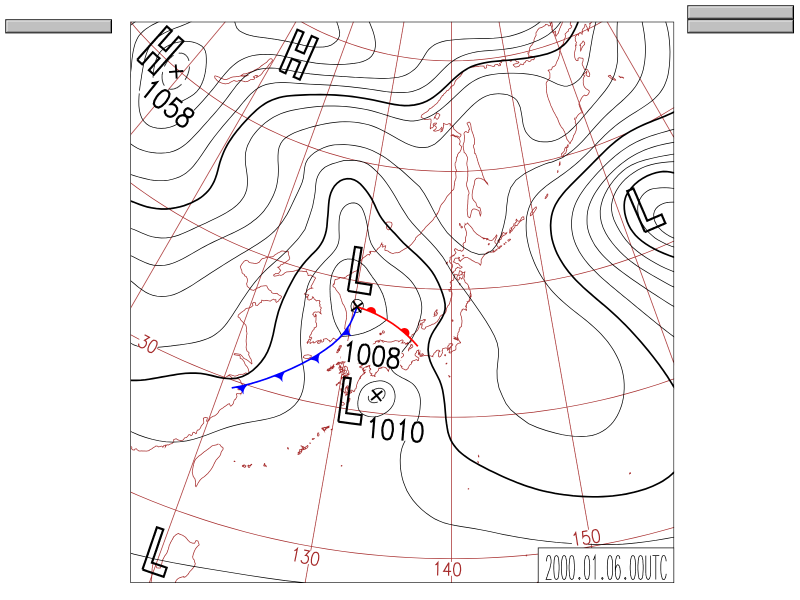
#> input picture data/raw/ndl_manual/png/JS_2000010600_page001.png, 1600 x 1200 px (shown at 1/2 size)
$ python check_alignment.py --in-dir ../data/raw/ndl_manual/png   (older library calls are emulated)
#> lines starting #> are read from the running program, lines starting #| are printed output that depends on the picture; after the words box and inside, x2 and y2 are one past the last pixel; in counts of white or black regions, pixels touching at a corner belong together
### src/chartsymbols.py
"""天気図から前線と記号を、学習なしで機械的に取り出す。

背景
----
`docs/2026-08-26-detection-plan.md` は、H/L/前線を物体検出してから気圧配置を
判断する方式を提案している。Phase 1・2 はどちらも教師データ(アノテーション)が
要るが、着手前に確かめるべきことがある。**気象庁の JSMAP 天気図は配色が固定で、
記号は同じフォント・同じ大きさで機械的に描画されている**(`scripts/collect_jma.py`
冒頭)。だとすれば、色マスクとテンプレートマッチングだけで前線と記号が取れて
しまい、300枚のアノテーションが要らない可能性がある。

    海岸線・経緯度線=赤茶色、等圧線=黒、温暖前線=赤、寒冷前線=青、閉塞前線=ピンク

このモジュールはその「取れてしまうか」を測るための道具であり、検出器そのもの
ではない。うまくいけば Phase 1・2 の手作業がほぼ不要になり、失敗しても
YOLOの教師データの下地には使える。

閾値は測ってから決める
----------------------
下の `DEFAULT_BANDS` は 2023年1月の8枚を `scripts/chart_palette.py` で
測って決めた(2026-08-26)。分かったこと:

  海岸線・経緯度線  RGB(164, 44, 44)  HSV(  0, 187, 164)  くすんだ赤茶
  寒冷前線          RGB(  4,  4, 252) HSV(120, 251, 252)  純度の高い青
  等圧線            RGB(  4,  4,   4) HSV(  0,   0,   4)  黒

**前線は純度の高い原色、地図の備品はくすんだ色**という分かれ方をしている。
赤茶色と赤は色相がどちらも0で、**色相では分けられない**。分けているのは
明度と彩度である(海岸線 V=164 に対し、原色は V=252)。

温暖前線(純赤)と閉塞前線(ピンク)は、測った8枚が真冬で前線がほとんど無く、
実測できていない。寒冷前線が純青だったことからの類推で帯を置いてある。
夏の停滞前線がある日で測り直して確かめること。

なぜ帯の重なりだけでは足りないか
--------------------------------
`band_overlap()` が0でも安心してはいけない。**片方の帯が空でも0になる**。
実際、最初の暫定値では coastline 帯が空になり、海岸線がまるごと warm_front
に入っていたのに、重なりは0と出た。

そこで `band_variation()` を併せて使う。海岸線・経緯度線は毎回同じ場所に
同じだけ描かれるので画素数がほとんど変わらない(変動係数 0.02)。前線は
日によって有無すら変わる(同 1.30)。**変動の小さい帯は気象ではなく地図の
備品を掴んでいる。**

色空間
------
OpenCVのHSV。色相Hは0〜179(0〜360度の半分)、彩度S・明度Vは0〜255。
赤は色相の原点をまたぐので、`ColorBand` は h_min > h_max のときに巻き戻しと
解釈する(例: h_min=172, h_max=8 は「172〜179 と 0〜8」)。

座標系
------
`src/regions.py` と同じく、画像の左上を(0,0)・右下を(1,1)とする相対座標で
位置を返す。そのまま `Region.contains()` に渡せば「この高気圧はオホーツク海に
あるか」という Phase 3 の特徴量になる。
"""

from dataclasses import dataclass, field
from typing import Iterable

import cv2
import numpy as np

# 前線らしさの下限。これより短い色の塊は、等圧線の縁の色にじみや文字の一部とみなす。
MIN_FRONT_PIXELS = 40

# 前線とみなす細長さ(長軸/短軸)。前線は細長く、凡例や文字は丸い。
MIN_FRONT_ELONGATION = 3.0

# 停滞前線とみなすときの、赤と青が隣り合っていると認める距離(画素)。
STATIONARY_GAP_PX = 12

# 画素数の変動係数がこれ未満なら「毎回同じだけ描かれている」とみなす。
# ただしこれだけでは等圧線も引っかかる(常に図全体を覆うので総量が動かない)。
# 備品かどうかの決め手は FURNITURE_STABILITY のほう。
FURNITURE_CV = 0.15

# 点灯回数の中央値の割合がこれ以上なら、地図の備品とみなす。
# 海岸線・経緯度線は毎回同じ場所にあるので実測で1.000。等圧線は総量こそ
# 動かないが線の位置が日ごとに変わるので、ずっと低くなる。
#
# 「毎回点灯した割合」ではなく中央値を使う理由は MaskAccumulator.stability()
# を参照。上書きで日ごとに違う所が隠れるため、毎回点灯では備品を取り逃がす。
FURNITURE_STABILITY = 0.80


@dataclass(frozen=True)
class ColorBand:
    """HSVの帯で表した1色。h_min > h_max のときは色相の原点をまたぐ。"""

    name: str
    h_min: int
    h_max: int
    s_min: int = 0
    s_max: int = 255
    v_min: int = 0
    v_max: int = 255

    def mask(self, hsv: np.ndarray) -> np.ndarray:
        """HSV画像から、この帯に入る画素の真偽マスクを返す。"""
        h, s, v = hsv[..., 0], hsv[..., 1], hsv[..., 2]
        if self.h_min <= self.h_max:
            in_hue = (h >= self.h_min) & (h <= self.h_max)
        else:  # 赤のように0をまたぐ場合
            in_hue = (h >= self.h_min) | (h <= self.h_max)
        in_sat = (s >= self.s_min) & (s <= self.s_max)
        in_val = (v >= self.v_min) & (v <= self.v_max)
        return in_hue & in_sat & in_val


# 2023年1月の8枚から実測して決めた値(上の docstring を参照)。
# 温暖前線の V>=200 は海岸線(V=164、にじみでも V<=172)と分けるための線引きで、
# 上下に余裕がある。彩度も要求するのは、白へのにじみ(204,132,132 は S=90)を
# 拾わないため。前線の芯だけ取れればよく、にじみは要らない。
DEFAULT_BANDS: dict[str, ColorBand] = {
    "warm_front": ColorBand("warm_front", h_min=172, h_max=8, s_min=200, v_min=200),
    "cold_front": ColorBand("cold_front", h_min=100, h_max=130, s_min=150, v_min=150),
    "occluded_front": ColorBand("occluded_front", h_min=135, h_max=170, s_min=150, v_min=150),
    "coastline": ColorBand("coastline", h_min=170, h_max=20, s_min=120, s_max=210,
                           v_min=120, v_max=199),
    "isobar": ColorBand("isobar", h_min=0, h_max=179, s_max=60, v_max=90),
}

FRONT_BANDS = ("warm_front", "cold_front", "occluded_front")

# 等圧線の画素がこの割合を下回ったら、固定の色帯では読めていないとみなす。
# 実測では気象庁PDF版の天気図で 2〜11%。0.5% は明らかに壊れている水準。
MIN_INK_SHARE = 0.005


# [35 lines left out: functions otsu_ink, ink_mask, not called in this run]


def to_hsv(rgb: np.ndarray) -> np.ndarray:
    """RGB画像(H, W, 3 / uint8)をHSVに変換する。"""
    if rgb.ndim != 3 or rgb.shape[2] != 3:
        raise ValueError(f"RGB画像(H, W, 3)を渡してください: shape={rgb.shape}")
    return cv2.cvtColor(rgb, cv2.COLOR_RGB2HSV)


def color_masks(rgb: np.ndarray, bands: dict[str, ColorBand] | None = None) -> dict[str, np.ndarray]:
    """色ごとの真偽マスクをまとめて返す。帯は互いに排他ではない。"""
    bands = bands or DEFAULT_BANDS
    hsv = to_hsv(rgb)
    return {name: band.mask(hsv) for name, band in bands.items()}


# [43 lines left out: functions band_overlap, band_variation, not called in this run]


def estimate_shift(reference: np.ndarray, target: np.ndarray) -> tuple[float, float, float]:
    """2枚のマスクの平行移動のずれ (dx, dy, 確からしさ) を位相相関で測る。

    海岸線は毎日まったく同じ地図なので、前処理が揃っていれば ずれは0になる。
    0でないなら `scripts/preprocess_jma.py` のトリミング位置が日ごとに動いて
    いるということで、画像間で座標が比較できない。

    Phase 3 の特徴量は「検出した中心が オホーツク海の矩形に入るか」という
    形で座標を使う(`src/regions.py`)。座標がずれていれば、その判定も
    `data/regions.csv` の矩形も、ずれた分だけ嘘になる。

    返り値の確からしさは0〜1で、1に近いほど平行移動として素直に説明できる。
    """
    if reference.shape != target.shape:
        raise ValueError(
            f"大きさが違うので比べられません: {reference.shape} と {target.shape}。"
            "トリミングの結果が揃っていない可能性がある。"
        )
    a = np.ascontiguousarray(reference, dtype=np.float32)
    b = np.ascontiguousarray(target, dtype=np.float32)
    window = cv2.createHanningWindow((a.shape[1], a.shape[0]), cv2.CV_32F)
    (dx, dy), response = cv2.phaseCorrelate(a, b, window)
    return float(dx), float(dy), float(response)


# [34 lines left out: function label_auc, not called in this run]


class MaskAccumulator:
    """帯ごとに「各画素が何枚の画像で点灯したか」を数える。

    `band_variation()` の画素数だけでは等圧線と海岸線を分けられない。等圧線は
    常に図全体を覆うので総量が動かず、備品と同じ顔をする。**位置**を見れば
    分かれる ― 海岸線は毎回まったく同じ画素に描かれ、等圧線は日ごとに動く。

    画像の大きさが違うと足し合わせられないので、その場合は諦めて報告する
    (実測では2023年1月が1453x1500、2024年7月が1453x1499で1画素違った)。
    """

    # [58 lines left out: functions __init__, add, stability, clean_mask, not called in this run]


@dataclass(frozen=True)
class Segment:
    """色マスクの連結成分ひとつ。前線の一区間にあたる。"""

    kind: str
    pixels: int
    length: float        # 長軸方向の広がり(画素)
    elongation: float    # 長軸/短軸。前線は細長く、文字や凡例は丸い
    cx: float            # 相対座標(0〜1)の重心
    cy: float

    @property
    def is_frontlike(self) -> bool:
        return self.elongation >= MIN_FRONT_ELONGATION


# [68 lines left out: functions _pca_shape, segments, compact_share, stationary_mask, not called in this run]


@dataclass(frozen=True)
class Candidate:
    """記号(H/L/T/TD や中心の×)かもしれない小さな黒い塊。"""

    x0: int
    y0: int
    x1: int
    y1: int
    pixels: int
    fill: float          # bboxに占める画素の割合
    cx: float            # 相対座標(0〜1)
    cy: float
    label: str = ""      # テンプレートマッチングで付いた名前
    score: float = 0.0
    angle: float = 0.0   # テンプレートを何度回して当たったか

    @property
    def width(self) -> int:
        return self.x1 - self.x0

    @property
    def height(self) -> int:
        return self.y1 - self.y0


# [250 lines left out: functions glyph_candidates, resize_template, rotate_template, match_templates, _suppress_overlaps, _overlap_ratio and 4 more, not called in this run]


# 枠を合わせたあとに残す余白。0にすると記号の線が縁に接し、見切れの判定
# (touches_border)が常に反応してしまう。
FIT_MARGIN = 3


# [44 lines left out: function fit_glyph_box, not called in this run]


# 記号の塊とみなす大きさの上限。指定した枠の何倍まで許すか。
# 図を横切る太い等圧線は枠より遥かに長くなるので、これで落ちる。
GLYPH_SIZE_SLACK = 1.5


# [111 lines left out: functions glyph_only_template, touches_border, dominant_colors, not called in this run]

### scripts/check_alignment.py
"""天気図が日付をまたいで画素単位で揃っているかを測る。

なぜ要るか
----------
`src/regions.py` の「見るべき領域」も、物体検出で取る中心座標も、
**全画像が同じ基準でトリミングされている**ことを前提にしている
(`src/regions.py` の座標系の説明)。前提が崩れていれば、
`data/regions.csv` の矩形も Phase 3 の位置の特徴量も、ずれた分だけ嘘になる。

海岸線・経緯度線は毎日まったく同じ地図なので、揃っていれば ずれは0になる。
0でなければ `scripts/preprocess_jma.py` の autocrop_to_content() が
日ごとに違う位置で切っているということである。

きっかけ
--------
2024年7月の12枚で、海岸線の「毎回同じ画素の割合」が 0.533 しかなかった
(`scripts/chart_palette.py`)。毎日同じ地図なのに半分弱しか重ならない。
さらに2023年1月が1453x1500、2024年7月が1453x1499 と、同じ配信シリーズなのに
高さが1画素違っていた。

読み方
------
    ずれの幅が0〜1画素      揃っている。座標をそのまま使ってよい
    数画素                  細い線の一致は崩れるが、矩形の判定には影響しにくい
    十数画素以上            `data/regions.csv` の矩形を測り直す必要がある

使い方:
    python -m scripts.check_alignment --in-dir data/processed/jma --limit 30
"""

import argparse
from collections import Counter
from pathlib import Path

import numpy as np
from PIL import Image

from src.chartsymbols import DEFAULT_BANDS, color_masks, dominant_colors, estimate_shift

IMAGE_SUFFIXES = (".png", ".jpg", ".jpeg")

# 位相相関の確からしさがこれ未満なら、平行移動では説明できないとみなす。
MIN_RESPONSE = 0.05


# [46 lines left out: function explain_stability, not called in this run]


def main():
    parser = argparse.ArgumentParser(description=__doc__.splitlines()[0])
    parser.add_argument("--in-dir", required=True)
    parser.add_argument("--limit", type=int, default=30)
    parser.add_argument("--explain-stability", action="store_true",
                        help="帯の画素が画像ごとに入れ替わる原因を調べる")
    parser.add_argument("--band", default="coastline",
                        choices=sorted(DEFAULT_BANDS),
                        help="位置合わせに使う色。既定の海岸線は毎日同じなので基準に向く")
    args = parser.parse_args()

    paths = sorted(p for p in Path(args.in_dir).iterdir()
                   if p.suffix.lower() in IMAGE_SUFFIXES)[:args.limit]
    if not paths:
        raise SystemExit(f"画像が見つかりません: {args.in_dir}")

    sizes = Counter()
    loaded = []
    for path in paths:
        with Image.open(path) as image:
#> image is the input picture: PIL image 1600x1200 RGBA; mean R, G, B, A 245.3, 243.4, 243.6, 255
            sizes[image.size] += 1
            loaded.append((path, np.array(image.convert("RGB"))))

    print(f"=== 画像の大きさ ({len(paths)}枚) ===")
    for size, count in sizes.most_common():
        print(f"  {size[0]}x{size[1]}  {count}枚")
    if len(sizes) > 1:
        print("  ★大きさが揃っていない。トリミングが日ごとに違う位置で切っている。")

    # 一番多い大きさだけを比べる(大きさが違うものは位相相関にかけられない)
    modal_size, _ = sizes.most_common(1)[0]
    same_size = [(p, rgb) for p, rgb in loaded if (rgb.shape[1], rgb.shape[0]) == modal_size]
#> same_size = 2 items
    if len(same_size) < 2:
        raise SystemExit("同じ大きさの画像が2枚未満で、ずれを測れません。")

    ref_path, ref_rgb = same_size[0]
    ref_mask = color_masks(ref_rgb)[args.band]
#> in mask, `h, s, v = hsv[..., 0], hsv[..., 1], hsv[..., 2]`:
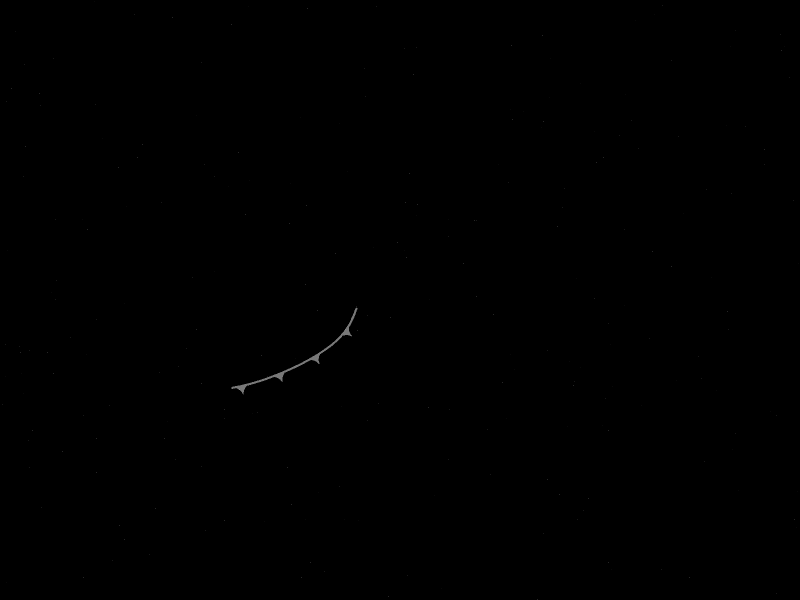
#> h: shape (1200, 1600) (shown at 1/2 size); min 0, max 171, mean 0.1
#> in mask, `h, s, v = hsv[..., 0], hsv[..., 1], hsv[..., 2]`:
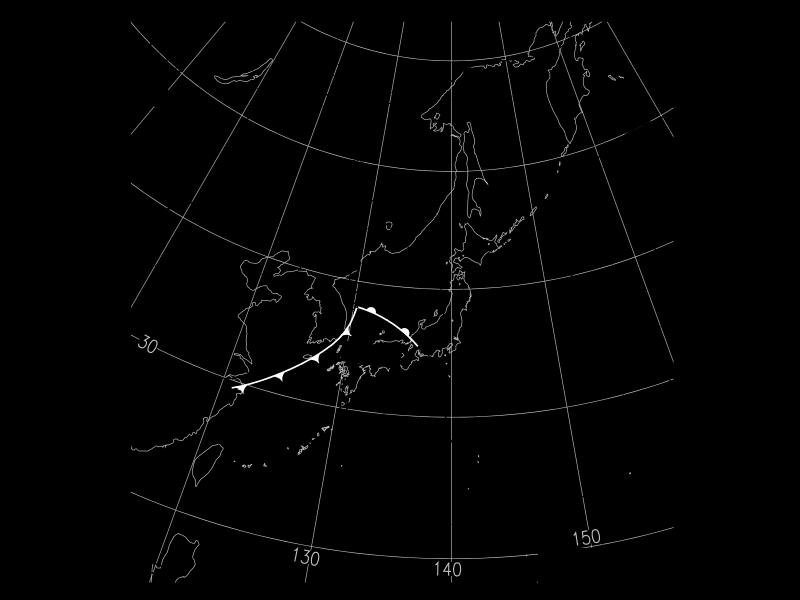
#> s: shape (1200, 1600) (shown at 1/2 size); min 0, max 255, mean 2.8
#> in mask, `in_hue = (h >= self.h_min) | (h <= self.h_max)`:
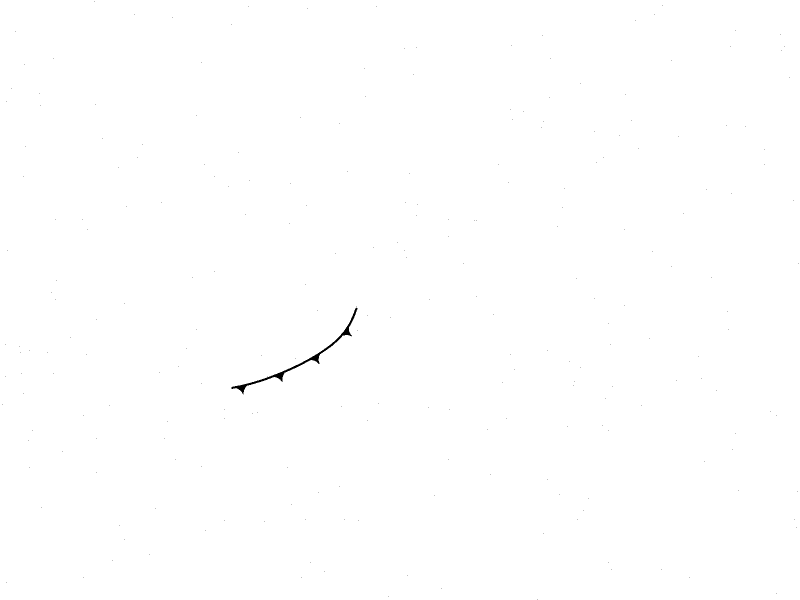
#> in_hue: shape (1200, 1600) bool (shown at 1/2 size); 99.9% white; 240 black regions (239 under 20 px), largest, box (x1, y1, x2, y2) and area: (463, 615, 715, 789) 1775
#> in mask (call 4), `return in_hue & in_sat & in_val`:
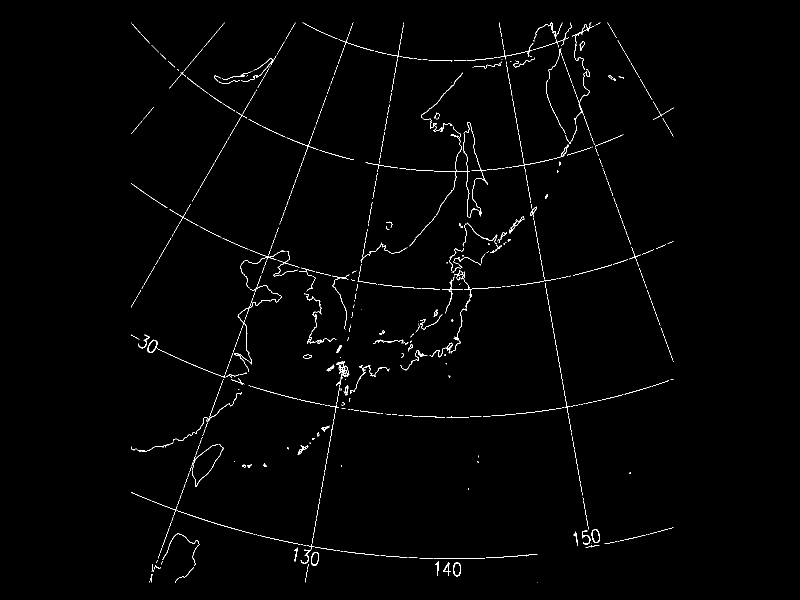
#> returned value: shape (1200, 1600) bool (shown at 1/2 size); 1% white in thin lines or dots, all inside (x1, y1, x2, y2) = (262, 45, 1347, 1165)
#> in mask (call 5), `in_sat = (s >= self.s_min) & (s <= self.s_max)`:
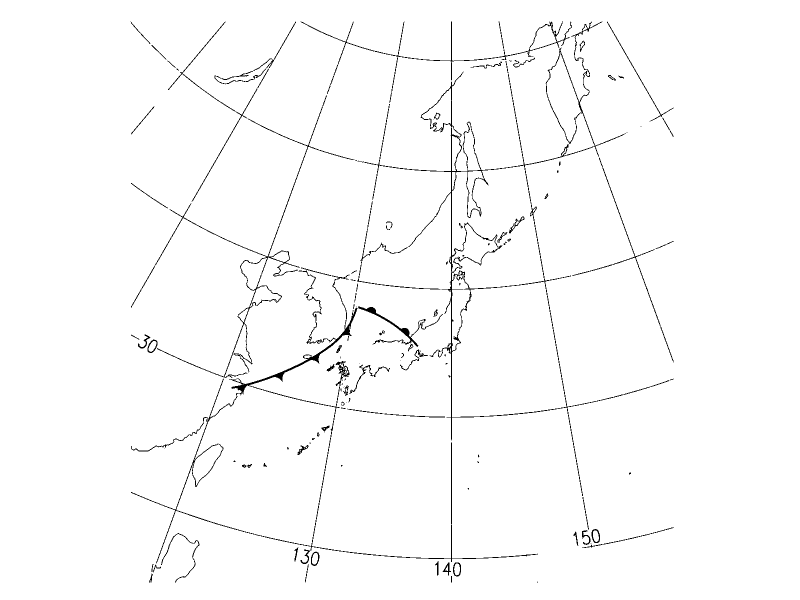
#> in_sat: shape (1200, 1600) bool (shown at 1/2 size); 98.2% white; black in thin lines or dots, all inside (x1, y1, x2, y2) = (261, 43, 1347, 1165)
#> in mask (call 5), `in_val = (v >= self.v_min) & (v <= self.v_max)`:
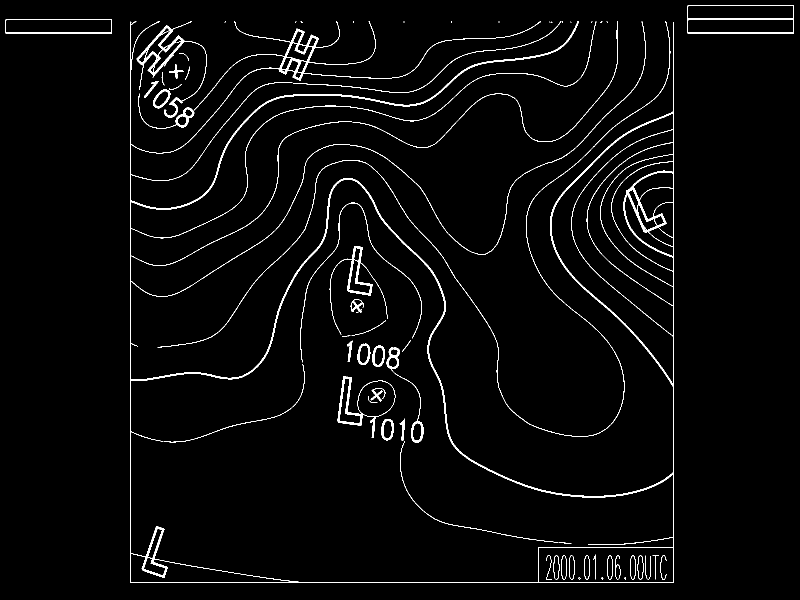
#> in_val: shape (1200, 1600) bool (shown at 1/2 size); 2.6% white in thin lines or dots
    print(f"\n=== {args.band} のずれ (基準: {ref_path.name}, {len(same_size)}枚) ===")
#| === coastline のずれ (基準: JS_2000010600_page001.png, 2枚) ===
    print(f"{'画像':24s} {'dx':>8s} {'dy':>8s} {'確からしさ':>10s}")

    shifts = []
    for path, rgb in same_size[1:]:
        dx, dy, response = estimate_shift(ref_mask, color_masks(rgb)[args.band])
        flag = "" if response >= MIN_RESPONSE else "  (平行移動で説明できない)"
        print(f"{path.name:24s} {dx:8.2f} {dy:8.2f} {response:10.3f}{flag}")
        if response >= MIN_RESPONSE:
            shifts.append((dx, dy))
#> this loop made 1 pass
#> (dx, dy, response, flag) on pass 1: (-0.0124, 0.00849, 0.822, '')
#> (printed output is left out)
#> pass 1, in mask (call 6), `h, s, v = hsv[..., 0], hsv[..., 1], hsv[..., 2]`:
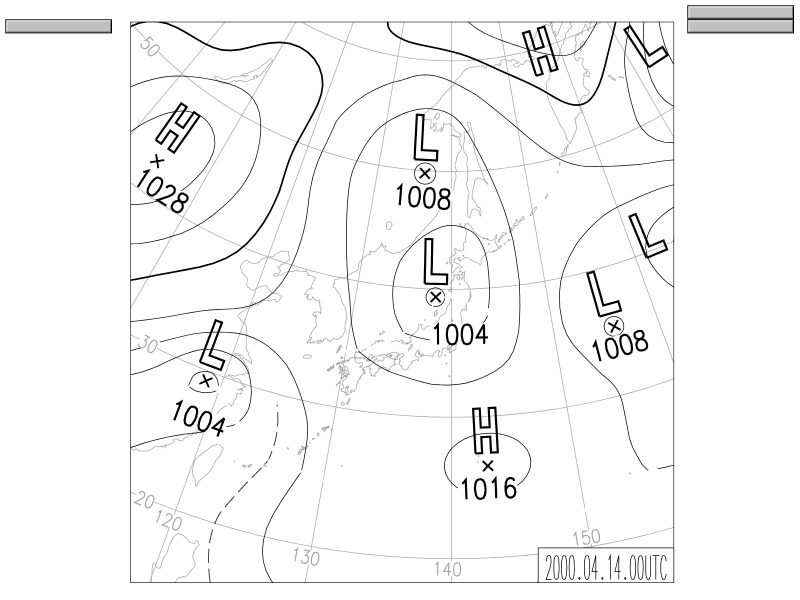
#> v: shape (1200, 1600) (shown at 1/2 size); min 0, max 255, mean 246.4
#> after the loop, shifts = [(-0.0124, 0.00849)]

    if not shifts:
        print("\n平行移動として説明できる組がありませんでした。")
        return

    arr = np.array(shifts)
#> arr = [[-0.0124, 0.00849]]
    span_x = float(arr[:, 0].max() - arr[:, 0].min())
#> span_x = 0
    span_y = float(arr[:, 1].max() - arr[:, 1].min())
#> span_y = 0
    worst = float(np.abs(arr).max())
#> worst = 0.0124
    print(f"\ndx: {arr[:, 0].min():+.2f} 〜 {arr[:, 0].max():+.2f} (幅 {span_x:.2f} 画素)")
#| dx: -0.01 〜 -0.01 (幅 0.00 画素)
    print(f"dy: {arr[:, 1].min():+.2f} 〜 {arr[:, 1].max():+.2f} (幅 {span_y:.2f} 画素)")
#| dy: +0.01 〜 +0.01 (幅 0.00 画素)

    if args.explain_stability:
        explain_stability(same_size, args.band)

    if max(span_x, span_y) < 1.0:
        print("\n揃っている。座標をそのまま画像間で比べてよい。")
    elif max(span_x, span_y) < 10.0:
        print(f"\n最大 {worst:.1f} 画素ずれている。細い線どうしの一致は崩れるが、")
        print("data/regions.csv のような大きな矩形の判定には影響しにくい。")
    else:
        print(f"\n★最大 {worst:.1f} 画素ずれている。画像間で座標が比較できない。")
        print("data/regions.csv の矩形を測り直すか、前処理で位置を揃えること。")


if __name__ == "__main__":
    main()
